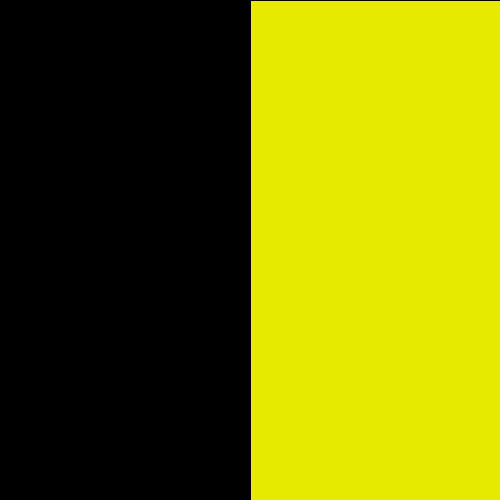
Frame 1 (no input)
Frame 60 (the mouse pressed at the canvas centre just before this capture): identical to frame 1, image omitted
Frame 120 (the mouse held since frame 60 and released just before this capture): identical to frame 1, image omitted

The Processing sketch that drew this single still picture (run headless with seeded random() and noise(); from frame 60 on, the mouse is pressed at the canvas centre):

// Processing sketch: question_1
// ── question_1.pde



void setup() {
  size(500,500);
  background(0);
  

}

void draw() {

fill(230,234,0);
rect(250,0,700,800);





int w = (10);
random(0,10);
println(w);
  


}
